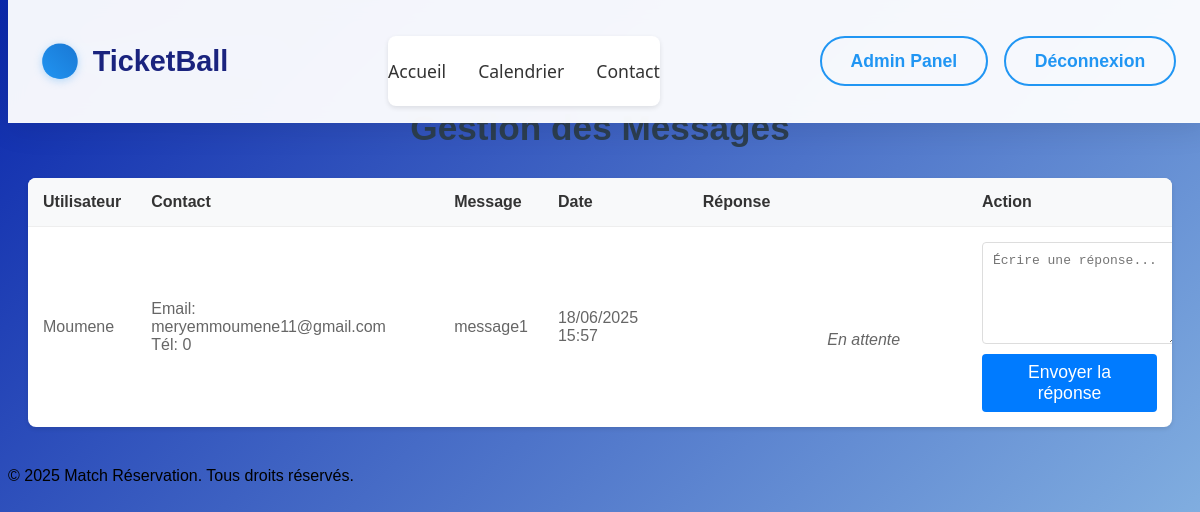
/admin_messages.php (signed in), run on the app's committed database.
### tables this page shows
CREATE TABLE `messages` (
  `id` int(11) NOT NULL,
  `utilisateur_id` int(11) DEFAULT NULL,
  `nom` varchar(100) NOT NULL,
  `email` varchar(100) NOT NULL,
  `telephone` varchar(20) DEFAULT NULL,
  `message` text NOT NULL,
  `date_envoi` datetime DEFAULT current_timestamp(),
  `reponse` text DEFAULT NULL,
  `date_reponse` datetime DEFAULT NULL
);

CREATE TABLE `utilisateurs` (
  `id` int(11) NOT NULL,
  `nom` varchar(100) DEFAULT NULL,
  `prenom` varchar(100) NOT NULL,
  `telephone` int(11) NOT NULL,
  `email` varchar(100) NOT NULL,
  `mot_de_passe` varchar(255) NOT NULL,
  `date_inscription` timestamp NOT NULL DEFAULT current_timestamp()
);

### admin_messages.php (the view, shortened to what this page needs)
<?php
include 'config/config.php';
$messages = $conn->query("
    SELECT m.*, u.nom as utilisateur_nom, u.email as utilisateur_email, u.telephone as utilisateur_telephone
    FROM messages m
    LEFT JOIN utilisateurs u ON m.utilisateur_id = u.id
    ORDER BY m.date_envoi DESC
")->fetch_all(MYSQLI_ASSOC);
?>
<!DOCTYPE html>
<html lang="fr">
<head>
    <link rel="stylesheet" href="css/header.css">
    <link rel="stylesheet" href="css/style.css">
    <link rel="stylesheet" href="css/admin_messages.css">
</head>
<body>
    <?php include 'includes/header.php'; ?>
    <div class="messages-container">
        <a href="admin_profile.php" class="back-link">
        </a>
        <h1>Gestion des Messages</h1>
        <table class="messages-table">
            <thead>
                <tr>
                    <th>Utilisateur</th>
                    <th>Contact</th>
                    <th>Message</th>
                    <th>Date</th>
                    <th>Réponse</th>
                    <th>Action</th>
                </tr>
            </thead>
            <tbody>
                <?php foreach ($messages as $msg): ?>
                    <tr>
                        <td><?= htmlspecialchars($msg['utilisateur_nom']) ?></td>
                        <td>
                            <div>Email: <?= htmlspecialchars($msg['utilisateur_email']) ?></div>
                            <div>Tél: <?= htmlspecialchars($msg['utilisateur_telephone']) ?></div>
                        </td>
                        <td class="message-content"><?= nl2br(htmlspecialchars($msg['message'])) ?></td>
                        <td><?= date('d/m/Y H:i', strtotime($msg['date_envoi'])) ?></td>
                        <td class="message-content">
                            <?= $msg['reponse'] ? nl2br(htmlspecialchars($msg['reponse'])) : '<em>En attente</em>' ?>
                        </td>
                        <td>
                            <?php if (empty($msg['reponse'])): ?>
                                <form method="post" class="response-form">
                                    <textarea name="reponse" placeholder="Écrire une réponse..." required></textarea>
                                    <button type="submit">Envoyer la réponse</button>
                                </form>
                            <?php else: ?>
                                <em>Répondu le <?= date('d/m/Y H:i', strtotime($msg['date_reponse'])) ?></em>
                            <?php endif; ?>
                        </td>
                    </tr>
                <?php endforeach; ?>
            </tbody>
        </table>
    </div>
    <?php include 'includes/footer.php'; ?>
</body>
</html>

### css/style.css (style rules this page uses)
body { font-family: Arial, sans-serif; padding: 0; background: linear-gradient(135deg, rgb(11, 40, 172) 0%, rgb(150, 198, 233) 100%); min-height: 100vh; overflow-x: hidden; }
.messages-container { max-width: 1200px; margin: 40px auto; padding: 0 20px; }
.messages-container h1 { color: #2c3e50; font-size: 2.2em; margin-bottom: 30px; text-align: center; }
.messages-table { width: 100%; border-collapse: separate; border-spacing: 0; background: white; border-radius: 15px; overflow: hidden; box-shadow: 0 4px 15px rgba(0, 0, 0, 0.05); }
.messages-table th { background: #f8f9fa; color: #2c3e50; font-weight: 600; padding: 20px; text-align: left; border-bottom: 2px solid #e0e0e0; }
.messages-table td { padding: 20px; border-bottom: 1px solid #e0e0e0; color: #666; }
.messages-table tr:last-child td { border-bottom: none; }
.message-content { max-width: 300px; white-space: pre-wrap; line-height: 1.6; }
.response-form { display: flex; flex-direction: column; gap: 12px; }
.response-form textarea { width: 100%; padding: 15px; border: 2px solid #e0e0e0; border-radius: 8px; resize: vertical; min-height: 100px; font-size: 1em; transition: all 0.3s ease; }
.response-form button { background: #007bff; color: white; border: none; padding: 12px 25px; border-radius: 8px; font-size: 1.1em; cursor: pointer; transition: all 0.3s ease; align-self: flex-end; }
.back-link { display: inline-flex; align-items: center; gap: 10px; margin-bottom: 30px; color: #007bff; text-decoration: none; font-size: 1.1em; transition: all 0.3s ease; }

### css/admin_messages.css (style rules this page uses)
.messages-container { max-width: 1200px; margin: 40px auto; padding: 0 20px; }
.messages-container h1 { color: #2c3e50; font-size: 2.2em; margin-bottom: 30px; text-align: center; }
.messages-table { width: 100%; border-collapse: separate; border-spacing: 0; background: white; border-radius: 15px; overflow: hidden; box-shadow: 0 4px 15px rgba(0, 0, 0, 0.05); }
.messages-table th { background: #f8f9fa; color: #2c3e50; font-weight: 600; padding: 20px; text-align: left; border-bottom: 2px solid #e0e0e0; }
.messages-table td { padding: 20px; border-bottom: 1px solid #e0e0e0; color: #666; }
.messages-table tr:last-child td { border-bottom: none; }
.message-content { max-width: 300px; white-space: pre-wrap; line-height: 1.6; }
.response-form { display: flex; flex-direction: column; gap: 12px; }
.response-form textarea { width: 100%; padding: 15px; border: 2px solid #e0e0e0; border-radius: 8px; resize: vertical; min-height: 100px; font-size: 1em; transition: all 0.3s ease; }
.response-form button { background: #007bff; color: white; border: none; padding: 12px 25px; border-radius: 8px; font-size: 1.1em; cursor: pointer; transition: all 0.3s ease; align-self: flex-end; }
.back-link { display: inline-flex; align-items: center; gap: 10px; margin-bottom: 30px; color: #007bff; text-decoration: none; font-size: 1.1em; transition: all 0.3s ease; }

### admin_messages.php (style rules this page uses)
.messages-container { max-width: 1200px; margin: 20px auto; padding: 20px; }
.messages-table { width: 100%; border-collapse: collapse; background: #fff; border-radius: 8px; overflow: hidden; box-shadow: 0 2px 4px rgba(0, 0, 0, 0.1); }
.messages-table th, .messages-table td { padding: 15px; text-align: left; border-bottom: 1px solid #eee; }
.messages-table th { background: #f8f9fa; font-weight: 600; color: #333; }
.message-content { max-width: 300px; white-space: pre-wrap; }
.response-form { display: flex; flex-direction: column; gap: 10px; }
.response-form textarea { width: 100%; padding: 10px; border: 1px solid #ddd; border-radius: 4px; resize: vertical; min-height: 80px; }
.response-form button { align-self: flex-end; background: #007bff; color: white; border: none; padding: 8px 16px; border-radius: 4px; cursor: pointer; transition: background-color 0.2s; }
.back-link { display: inline-flex; align-items: center; gap: 8px; margin-bottom: 20px; color: #007bff; text-decoration: none; }

### data on the page
messages: utilisateur.nom "Moumene", utilisateur.email "meryemmoumene11@gmail.com", utilisateur.telephone "0", message "message1", date_envoi "18/06/2025 15:57", shows "En attente"
